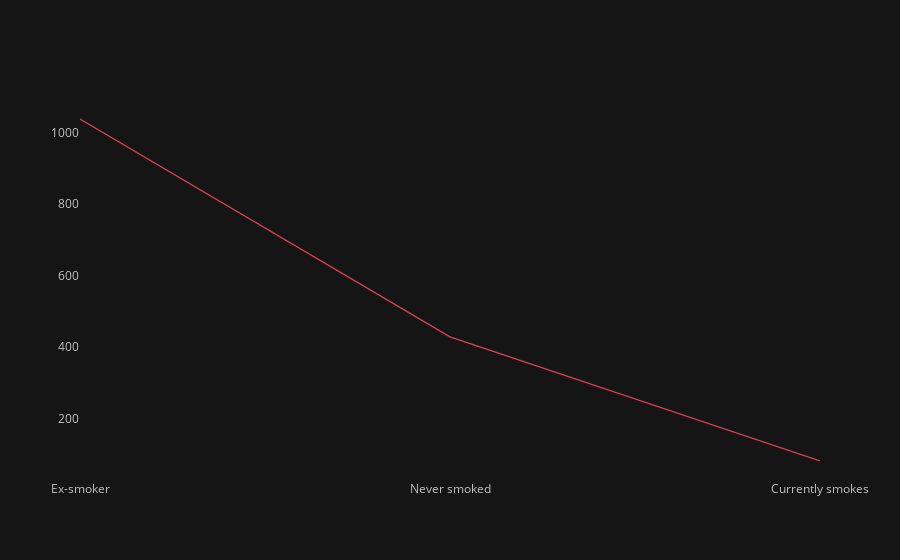

Notebook cell for this chart:
### Code cell
train_df['SmokingStatus'].value_counts().iplot(theme='solar', color='red', showgrid=False)

### Figure 1 — Plotly figure (JSON) as saved in the notebook; plotly's stock layout.template omitted (floating-point values rounded to 4 significant figures)
{"data": [{"line": {"color": "rgba(219, 64, 82, 1.0)", "dash": "solid", "shape": "linear", "width": 1.3}, "mode": "lines", "name": "SmokingStatus", "text": "", "type": "scatter", "x": ["Ex-smoker", "Never smoked", "Currently smokes"], "y": [1038, 429, 82]}], "layout": {"legend": {"bgcolor": "#151516", "font": {"color": "#D9D9D9"}}, "paper_bgcolor": "#151516", "plot_bgcolor": "#151516", "title": {"font": {"color": "#D9D9D9"}}, "xaxis": {"gridcolor": "#434343", "showgrid": false, "tickfont": {"color": "#C2C2C2"}, "title": {"font": {"color": "#D9D9D9"}, "text": ""}, "zerolinecolor": "#666570", "type": "category", "range": [0, 2], "autorange": true}, "yaxis": {"gridcolor": "#434343", "showgrid": false, "tickfont": {"color": "#C2C2C2"}, "title": {"font": {"color": "#D9D9D9"}, "text": ""}, "zerolinecolor": "#666570", "type": "linear", "range": [28.89, 1091.0], "autorange": true}, "autosize": true}}
